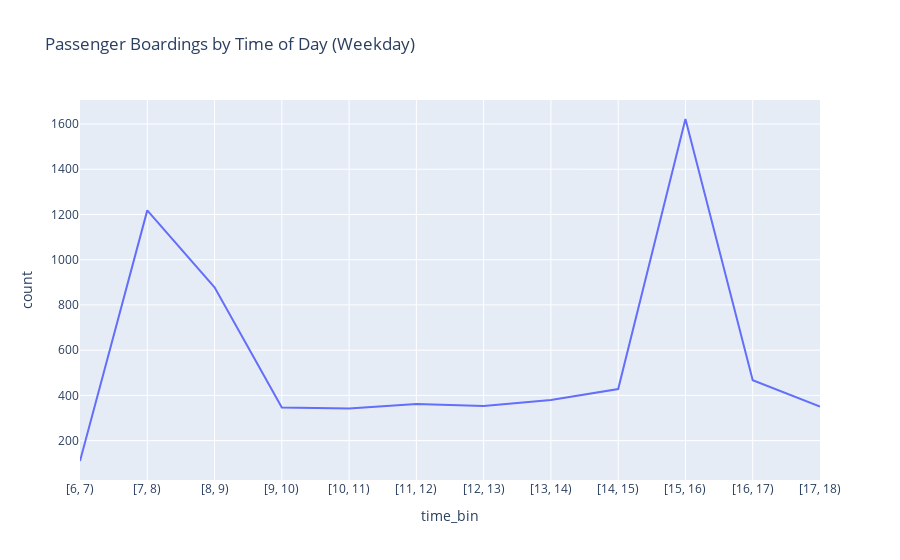

Notebook code for this chart:
### Code cell
fig = px.line(grouped, x="time_bin", y="count", title='Passenger Boardings by Time of Day (Weekday)')
fig.show()

### Figure 1 — Plotly figure (JSON) as saved in the notebook; plotly's stock layout.template omitted (floating-point values rounded to 4 significant figures)
{"data": [{"hovertemplate": "time_bin=%{x}<br>count=%{y}<extra></extra>", "legendgroup": "", "line": {"color": "#636efa", "dash": "solid"}, "marker": {"symbol": "circle"}, "mode": "lines", "name": "", "orientation": "v", "showlegend": false, "type": "scatter", "x": ["[6, 7)", "[7, 8)", "[8, 9)", "[9, 10)", "[10, 11)", "[11, 12)", "[12, 13)", "[13, 14)", "[14, 15)", "[15, 16)", "[16, 17)", "[17, 18)"], "xaxis": "x", "y": [110, 1218, 878, 347, 342, 362, 353, 380, 428, 1622, 467, 351], "yaxis": "y"}], "layout": {"autosize": true, "legend": {"tracegroupgap": 0}, "title": {"text": "Passenger Boardings by Time of Day (Weekday)"}, "xaxis": {"anchor": "y", "autorange": true, "domain": [0, 1], "range": [0, 11], "title": {"text": "time_bin"}, "type": "category"}, "yaxis": {"anchor": "x", "autorange": true, "domain": [0, 1], "range": [26, 1706], "title": {"text": "count"}, "type": "linear"}}}
